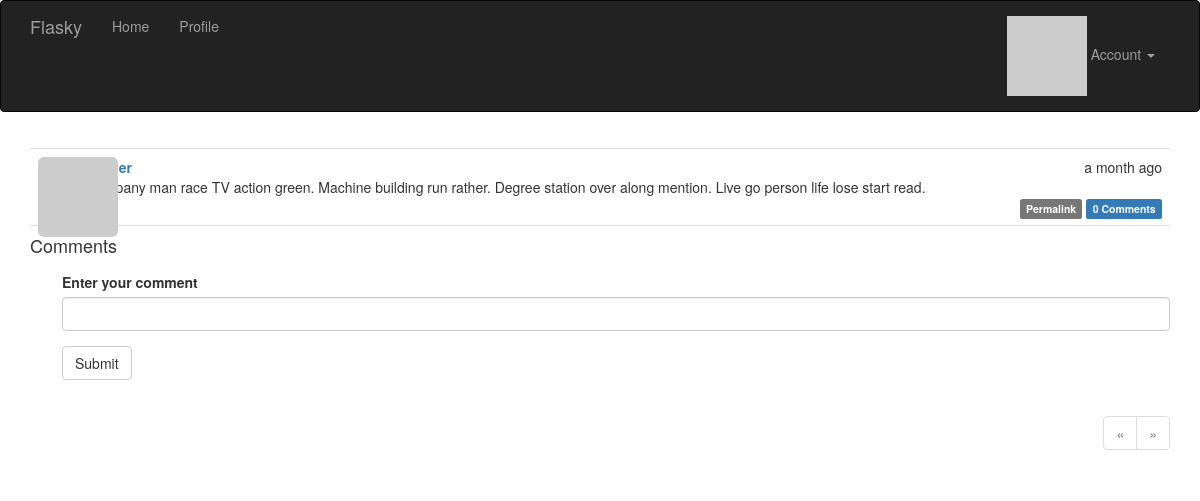
The page /post/91 (signed in) on the database as committed earlier.
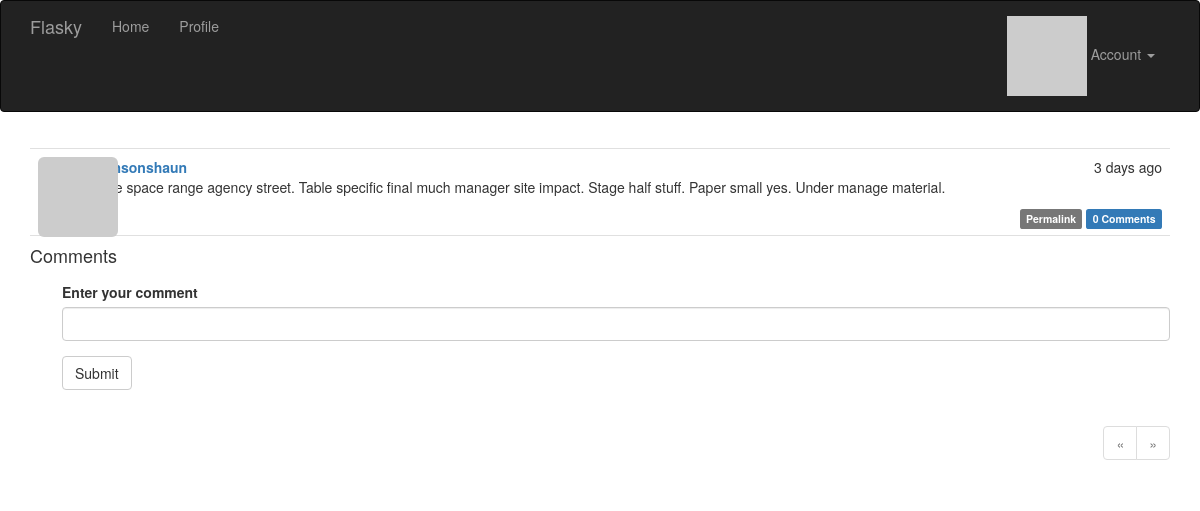
The same page on the database as committed later.
### app/models.py (models this page shows, shortened)
class Post(db.Model):
    __tablename__ = 'posts'
    id = db.Column(db.Integer, primary_key=True)
    body = db.Column(db.Text)
    body_html = db.Column(db.Text)
    timestamp = db.Column(db.DateTime, index=True, default=datetime.utcnow)
    author_id = db.Column(db.Integer, db.ForeignKey('users.id'))
    comments = db.relationship('Comment', backref='post', lazy='dynamic')

class User(db.Model, UserMixin):
    __tablename__ = 'users'
    id = db.Column(db.Integer, primary_key=True)    # 用户id
    email = db.Column(db.String(64), unique=True, index=True)   # email地址
    username = db.Column(db.String(64), unique=True, index=True)    # 用户名
    password_hash = db.Column(db.String(128))   # 散列的密码
    role_id = db.Column(db.Integer, db.ForeignKey('roles.id'))  # 角色id
    confirmed = db.Column(db.Boolean, default=False)    # 是否确认邮箱
    name = db.Column(db.String(64))     # 真实姓名
    location = db.Column(db.String(64))     # 所在地
    about_me = db.Column(db.Text())     # 自我介绍
    member_since = db.Column(db.DateTime(), default=datetime.utcnow)    # 注册时间
    last_seen = db.Column(db.DateTime(), default=datetime.utcnow)   # 上次登录时间
    avatar_hash = db.Column(db.String(32))      # 用于存储用户邮箱地址的hash值 便于获取头像
    posts = db.relationship('Post', backref='author', lazy='dynamic')
    followed = db.relationship('Follow',
                               foreign_keys=[Follow.follower_id],
                               backref=db.backref('follower', lazy='joined'),
                               lazy='dynamic',
                               cascade='all, delete-orphan')
    followers = db.relationship('Follow',
                                foreign_keys=[Follow.followed_id],
                                backref=db.backref('followed', lazy='joined'),
                                lazy='dynamic',
                                cascade='all, delete-orphan')
    comments = db.relationship('Comment', backref='author', lazy='dynamic')
    @property
    def password(self):
        raise AttributeError('password is not a readable attribute')
    def can(self, permissions):
        return self.role is not None and (self.role.permissions & permissions) == permissions   # 做与操作即可判断
    def is_administrator(self):
        return self.can(Permission.ADMINISTER)
    def ping(self):
        self.last_seen = datetime.utcnow()
        db.session.add(self)
    def gravatar_hash(self):
        return hashlib.md5(self.email.encode('utf-8')).hexdigest()
    def gravatar(self, size=100, default='identicon', rating='g'):
        if request.is_secure:
            url = 'https://secure.gravatar.com/avatar'
        else:
            url = 'https://www.gravatar.com/avatar'
        hash = self.avatar_hash or self.gravatar_hash()
        return '{url}/{hash}?s={size}&d={default}&r={rating}'.format(
            url=url, hash=hash, size=size, default=default, rating=rating)

### app/main/views.py (the view, shortened to what this page needs)
@main.route('/post/<int:id>', methods=['GET', 'POST'])
def post(id):
    post = Post.query.get_or_404(id)
    form = CommentForm()
    page = request.args.get('page', 1, type=int)
    if page == -1:
        page = (post.comments.count() - 1) // \
            current_app.config['FLASKY_COMMENTS_PER_PAGE'] + 1
    pagination = post.comments.order_by(Comment.timestamp.asc()).paginate(
        page, per_page=current_app.config['FLASKY_COMMENTS_PER_PAGE'], error_out=False)
    comments = pagination.items
    return render_template('post.html', posts=[post], form=form, comments=comments, pagination=pagination)

### app/main/forms.py
class CommentForm(FlaskForm):
    body = StringField('Enter your comment', validators=[DataRequired()])
    submit = SubmitField('Submit')

### app/auth/views.py (called while the page is built)
@auth.before_app_request
def before_request():
    if current_user.is_authenticated:
        current_user.ping()     # 在每个用户登录时获取登录时间
        if not current_user.confirmed \
                and request.endpoint \
                and request.blueprint != 'auth' \
                and request.endpoint != 'static':
            return redirect(url_for('auth.unconfirmed'))

### app/main/__init__.py (called while the page is built)
@main.app_context_processor
def inject_permissions():
    return dict(Permission=Permission)

### app/models.py (called while the page is built)
@login_manager.user_loader
def load_user(user_id):
    return User.query.get(int(user_id))

### app/templates/post.html (shortened to what this page needs)
{% extends "base.html" %}
{% import "bootstrap/wtf.html" as wtf %}
{% import "_macros.html" as macros %}
{% block page_content %}
    {% include '_post.html' %}
    <h4 id="comments">Comments</h4>
    {% if current_user.can(Permission.COMMENT) %}
    <div class="comment-form">
        {{ wtf.quick_form(form) }}
    </div>
    {% endif %}
    {% if pagination %}
    <div class="pagination">
        {{ macros.pagination_widget(pagination, '.post', fragment='#comments', id=posts[0].id) }}
    </div>
    {% endif %}
{% endblock %}

### app/templates/base.html (shortened to what this page needs)
{% extends "bootstrap/base.html" %}
{% block head %}
    {{ super() }}
    <link rel="stylesheet" type="text/css" href="{{ url_for('static', filename='styles.css') }}">
{% endblock %}
{% block navbar %}
<div class="navbar navbar-inverse" role="navigation">
    <div class="container">
        <div class="navbar-header">
            <a class="navbar-brand" href="{{ url_for('main.index') }}">Flasky</a>
        </div>
        <div class="navbar-collapse collapse">
            <ul class="nav navbar-nav">
                <li><a href="{{ url_for('main.index') }}">Home</a></li>
                {% if current_user.is_authenticated %}
                <li><a href="{{ url_for('main.user', username=current_user.username) }}">Profile</a></li>
                {% endif %}
            </ul>
            <ul class="nav navbar-nav navbar-right">
                {% if current_user.is_authenticated %}
                <li class="dropdown">
                    <a href="#" class="dropdown-toggle" data-toggle="dropdown">
                        <img src="{{ current_user.gravatar(size=18) }}">
                        Account <b class="caret"></b>
                    </a>
                </li>
                {% else %}
                <li><a href="{{ url_for('auth.login') }}">Log In</a></li>
                {% endif %}
            </ul>
        </div>
    </div>
</div>
{% endblock %}
{% block content %}
<div class="container">
    {% block page_content %}{% endblock %}
</div>
{% endblock %}

### app/templates/_macros.html (shortened to what this page needs)
{% macro pagination_widget(pagination, endpoint, fragment='') %}
<ul class="pagination">
    <li {% if not pagination.has_prev %} class="disabled"{% endif %}>
        <a href="{% if pagination.has_prev %}{{ url_for(endpoint, page=pagination.prev_num, **kwargs) }}{{ fragment }}{% else %}#{% endif %}">
            &laquo;
        </a>
    </li>
    <li{% if not pagination.has_next %} class="disabled"{% endif %}>
        <a href="{% if pagination.has_next %}{{ url_for(endpoint, page=pagination.next_num, **kwargs) }}{{ fragment }}{% else %}#{% endif %}">
            &raquo;
        </a>
    </li>
</ul>
{% endmacro %}

### app/templates/_post.html (shortened to what this page needs)
<ul class="posts">
    {% for post in posts %}
    <li class="post">
        <div class="post-thumbnail">
            <a href="{{ url_for('.user', username=post.author.username) }}">
                <img class="img-rounded profile-thumbnail" src="{{ post.author.gravatar(size=40) }}">
            </a>
        </div>
        <div class="post-content">
            <div class="post-date">{{ moment(post.timestamp).fromNow() }}</div>
            <div class="post-author"><a href="{{ url_for('.user', username=post.author.username) }}">{{ post.author.username }}</a></div>
            <div class="post-body">
                {% if post.body_html %}
                    {{ post.body_html | safe }}
                {% else %}
                    {{ post.body }}
                {% endif %}
            </div>
            <div class="post-footer">
                <a href="{{ url_for('.post', id=post.id) }}">
                    <span class="label label-default">Permalink</span>
                </a>
                <a href="{{ url_for('.post', id=post.id) }}#comments">
                    <span class="label label-primary">{{ post.comments.count() }} Comments</span>
                </a>
            </div>
        </div>
    </li>
    {% endfor %}
</ul>

### app/static/styles.css (style rules this page uses)
.profile-thumbnail { position: absolute; }
ul.posts { list-style-type: none; padding: 0px; margin: 16px 0px 0px 0px; border-top: 1px solid #e0e0e0; }
ul.posts li.post { padding: 8px; border-bottom: 1px solid #e0e0e0; }
div.post-date { float: right; }
div.post-author { font-weight: bold; }
div.post-thumbnail { position: absolute; }
div.post-content { margin-left: 48px; min-height: 48px; }
div.post-footer { text-align: right; }
div.comment-form { margin: 16px 0px 16px 32px; }
div.pagination { width: 100%; text-align: right; padding: 0px; margin: 0px; }

Rows that differ between the two databases and show on the page:
removed Post: timestamp "a month ago", body "Company man race TV action green. Machine building run rather. Degree station over along mention. Live go person life lose start read.", comments.count "0"
added Post: timestamp "3 days ago", author.username "robinsonshaun", body_html "Stage space range agency street. Table specific final much manager site impact. Stage half stuff. Paper small yes. Under manage material.", comments.count "0"
